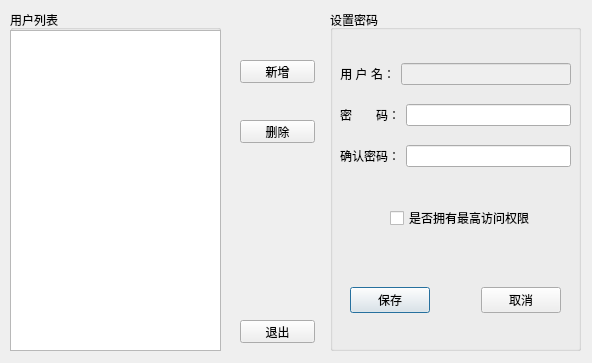
<?xml version="1.0" encoding="UTF-8"?>
<ui version="4.0">
 <class>UserSettingDialog</class>
 <widget class="QDialog" name="UserSettingDialog">
  <property name="geometry">
   <rect>
    <x>0</x>
    <y>0</y>
    <width>592</width>
    <height>363</height>
   </rect>
  </property>
  <property name="windowTitle">
   <string>用户设置</string>
  </property>
  <widget class="QPushButton" name="btn_add">
   <property name="geometry">
    <rect>
     <x>240</x>
     <y>60</y>
     <width>75</width>
     <height>23</height>
    </rect>
   </property>
   <property name="text">
    <string>新增</string>
   </property>
  </widget>
  <widget class="QPushButton" name="btn_delete">
   <property name="geometry">
    <rect>
     <x>240</x>
     <y>120</y>
     <width>75</width>
     <height>23</height>
    </rect>
   </property>
   <property name="text">
    <string>删除</string>
   </property>
  </widget>
  <widget class="QPushButton" name="btn_quit">
   <property name="geometry">
    <rect>
     <x>240</x>
     <y>320</y>
     <width>75</width>
     <height>23</height>
    </rect>
   </property>
   <property name="text">
    <string>退出</string>
   </property>
  </widget>
  <widget class="QGroupBox" name="box_setpwd">
   <property name="geometry">
    <rect>
     <x>330</x>
     <y>10</y>
     <width>251</width>
     <height>341</height>
    </rect>
   </property>
   <property name="title">
    <string>设置密码</string>
   </property>
   <widget class="QWidget" name="verticalLayoutWidget">
    <property name="geometry">
     <rect>
      <x>10</x>
      <y>40</y>
      <width>231</width>
      <height>131</height>
     </rect>
    </property>
    <layout class="QVBoxLayout" name="verticalLayout">
     <item>
      <layout class="QHBoxLayout" name="horizontalLayout">
       <item>
        <widget class="QLabel" name="label_username">
         <property name="text">
          <string>用 户 名：</string>
         </property>
         <property name="alignment">
          <set>Qt::AlignRight|Qt::AlignTrailing|Qt::AlignVCenter</set>
         </property>
        </widget>
       </item>
       <item>
        <widget class="QLineEdit" name="edit_username">
         <property name="enabled">
          <bool>false</bool>
         </property>
         <property name="maxLength">
          <number>50</number>
         </property>
        </widget>
       </item>
      </layout>
     </item>
     <item>
      <layout class="QHBoxLayout" name="horizontalLayout_2">
       <item>
        <widget class="QLabel" name="label_password">
         <property name="text">
          <string>密　　码：</string>
         </property>
         <property name="alignment">
          <set>Qt::AlignRight|Qt::AlignTrailing|Qt::AlignVCenter</set>
         </property>
        </widget>
       </item>
       <item>
        <widget class="QLineEdit" name="edit_password">
         <property name="maxLength">
          <number>50</number>
         </property>
         <property name="echoMode">
          <enum>QLineEdit::Password</enum>
         </property>
        </widget>
       </item>
      </layout>
     </item>
     <item>
      <layout class="QHBoxLayout" name="horizontalLayout_3">
       <item>
        <widget class="QLabel" name="label_password_confirm">
         <property name="text">
          <string>确认密码：</string>
         </property>
         <property name="alignment">
          <set>Qt::AlignRight|Qt::AlignTrailing|Qt::AlignVCenter</set>
         </property>
        </widget>
       </item>
       <item>
        <widget class="QLineEdit" name="edit_password_confirm">
         <property name="maxLength">
          <number>50</number>
         </property>
         <property name="echoMode">
          <enum>QLineEdit::Password</enum>
         </property>
        </widget>
       </item>
      </layout>
     </item>
    </layout>
   </widget>
   <widget class="QCheckBox" name="check_administrator">
    <property name="geometry">
     <rect>
      <x>60</x>
      <y>200</y>
      <width>151</width>
      <height>16</height>
     </rect>
    </property>
    <property name="text">
     <string>是否拥有最高访问权限</string>
    </property>
   </widget>
   <widget class="QWidget" name="horizontalLayoutWidget_4">
    <property name="geometry">
     <rect>
      <x>20</x>
      <y>270</y>
      <width>211</width>
      <height>41</height>
     </rect>
    </property>
    <layout class="QHBoxLayout" name="horizontalLayout_4">
     <item>
      <widget class="QPushButton" name="btn_save">
       <property name="text">
        <string>保存</string>
       </property>
       <property name="default">
        <bool>true</bool>
       </property>
      </widget>
     </item>
     <item>
      <spacer name="horizontalSpacer">
       <property name="orientation">
        <enum>Qt::Horizontal</enum>
       </property>
       <property name="sizeHint" stdset="0">
        <size>
         <width>40</width>
         <height>20</height>
        </size>
       </property>
      </spacer>
     </item>
     <item>
      <widget class="QPushButton" name="btn_cancel">
       <property name="text">
        <string>取消</string>
       </property>
      </widget>
     </item>
    </layout>
   </widget>
  </widget>
  <widget class="QGroupBox" name="box_userlist">
   <property name="geometry">
    <rect>
     <x>10</x>
     <y>10</y>
     <width>211</width>
     <height>341</height>
    </rect>
   </property>
   <property name="title">
    <string>用户列表</string>
   </property>
   <widget class="QTableView" name="list_user">
    <property name="geometry">
     <rect>
      <x>0</x>
      <y>20</y>
      <width>211</width>
      <height>321</height>
     </rect>
    </property>
    <property name="editTriggers">
     <set>QAbstractItemView::NoEditTriggers</set>
    </property>
    <property name="selectionMode">
     <enum>QAbstractItemView::SingleSelection</enum>
    </property>
    <property name="selectionBehavior">
     <enum>QAbstractItemView::SelectRows</enum>
    </property>
    <property name="verticalScrollMode">
     <enum>QAbstractItemView::ScrollPerItem</enum>
    </property>
    <property name="showGrid">
     <bool>true</bool>
    </property>
    <attribute name="horizontalHeaderCascadingSectionResizes">
     <bool>false</bool>
    </attribute>
    <attribute name="horizontalHeaderHighlightSections">
     <bool>true</bool>
    </attribute>
    <attribute name="horizontalHeaderShowSortIndicator" stdset="0">
     <bool>false</bool>
    </attribute>
    <attribute name="horizontalHeaderStretchLastSection">
     <bool>false</bool>
    </attribute>
    <attribute name="verticalHeaderVisible">
     <bool>false</bool>
    </attribute>
    <attribute name="verticalHeaderDefaultSectionSize">
     <number>25</number>
    </attribute>
    <attribute name="verticalHeaderMinimumSectionSize">
     <number>15</number>
    </attribute>
    <attribute name="verticalHeaderStretchLastSection">
     <bool>false</bool>
    </attribute>
   </widget>
  </widget>
 </widget>
 <resources/>
 <connections>
  <connection>
   <sender>btn_quit</sender>
   <signal>clicked()</signal>
   <receiver>UserSettingDialog</receiver>
   <slot>close()</slot>
   <hints>
    <hint type="sourcelabel">
     <x>277</x>
     <y>331</y>
    </hint>
    <hint type="destinationlabel">
     <x>295</x>
     <y>181</y>
    </hint>
   </hints>
  </connection>
 </connections>
</ui>
